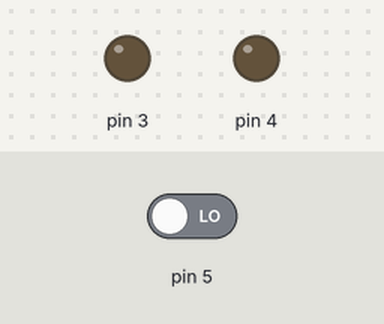
The sketch below on a simulated Arduino Uno, built with avr-gcc and run on an emulated ATmega328P. On the bench: output pins drawn as LEDs (lit = HIGH). The inputs (shaded band) are chosen by the test bench; at power-on: pin 5 LOW.

Above: at 1.2 s.
1.3 s: pin 5 driven HIGH
At 1.6 s:
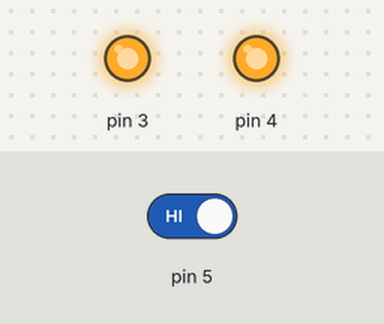
2.8 s: pin 5 driven LOW
At 3.9 s:
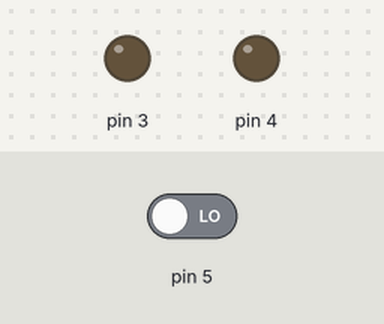
Timing chart, 0 to 5.8 s (numbered marks = the images above; inputs shaded):
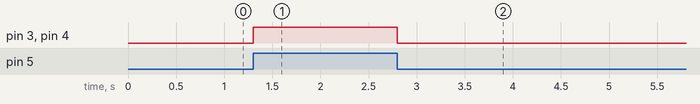

Measured:
- after the input at 1.3 s, pin 3, pin 4: LOW → HIGH at once
- after the input at 2.8 s, pin 3, pin 4: HIGH → LOW at once

The sketch:

IR_sensor_with_buzzer_and_led.ino
```cpp
void setup() {
  pinMode(3,OUTPUT);
  pinMode(4,OUTPUT);
  pinMode(5,INPUT);
}

void loop() {
  if(digitalRead(5)==HIGH)
   {
    digitalWrite(3,HIGH);
    digitalWrite(4,HIGH);
   }
  else
   {
    digitalWrite(3,LOW);
    digitalWrite(4,LOW);
   }
  }
```
